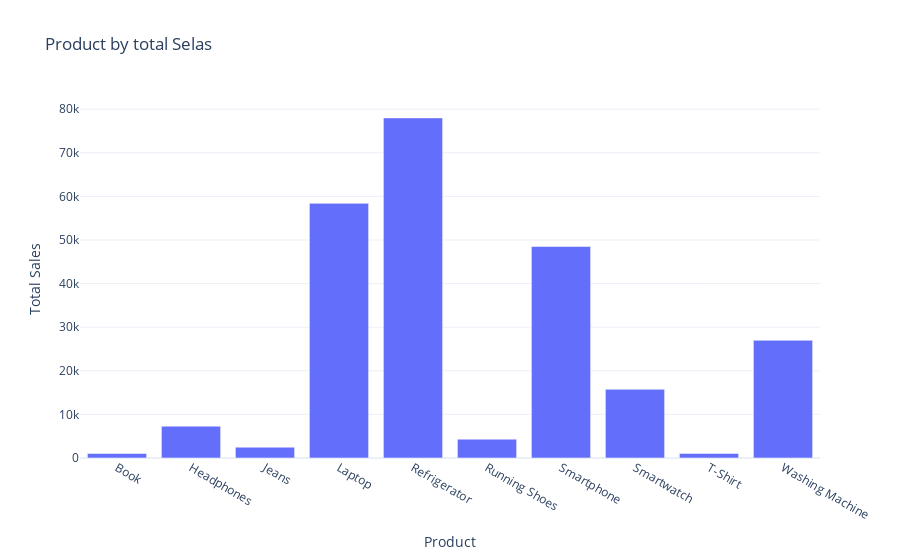

Source (notebook cell):
### Code cell
fig =px.bar(product_by_total_selas,
           x='Product',
           y='Total Sales',
           title='Product by total Selas')
fig.show()

### Figure 1 — Plotly figure (JSON) as saved in the notebook; plotly's stock layout.template omitted (floating-point values rounded to 4 significant figures)
{"data": [{"hovertemplate": "Product=%{x}<br>Total Sales=%{y}<extra></extra>", "legendgroup": "", "marker": {"color": "#636efa", "pattern": {"shape": ""}}, "name": "", "orientation": "v", "showlegend": false, "textposition": "auto", "type": "bar", "x": ["Book", "Headphones", "Jeans", "Laptop", "Refrigerator", "Running Shoes", "Smartphone", "Smartwatch", "T-Shirt", "Washing Machine"], "xaxis": "x", "y": [1035, 7300, 2480, 58400, 78000, 4320, 48500, 15750, 1060, 27000], "yaxis": "y"}], "layout": {"barmode": "relative", "legend": {"tracegroupgap": 0}, "title": {"text": "Product by total Selas"}, "xaxis": {"anchor": "y", "domain": [0, 1], "title": {"text": "Product"}}, "yaxis": {"anchor": "x", "domain": [0, 1], "title": {"text": "Total Sales"}}}}
